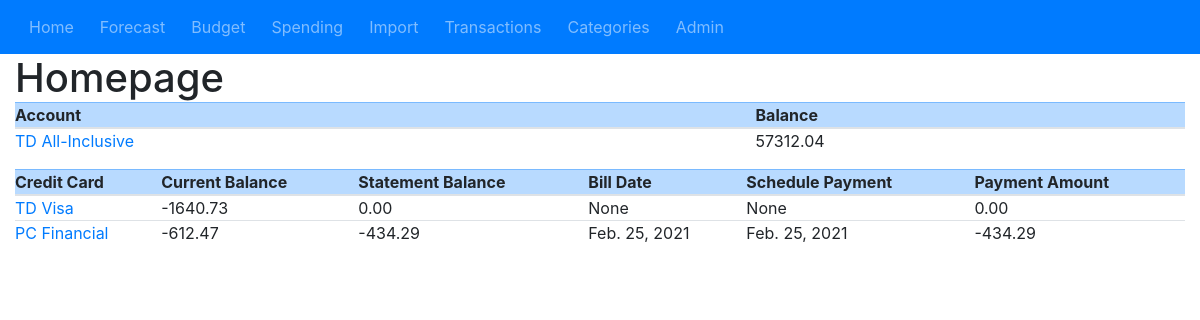
The page / on the database its author committed.
### account/models.py (models this page shows, shortened)
class Account(models.Model):
	name = models.CharField(max_length=50)
	balance = models.DecimalField(max_digits=8, decimal_places=2, blank=True)
	is_creditcard = models.BooleanField(default=False)

class CreditCard(models.Model):
	account = models.ForeignKey(Account, on_delete=models.CASCADE)
	statement_balance = models.DecimalField(max_digits=8, decimal_places=2, blank=True, null=True)
	bill_date = models.DateField(blank=True, null=True)
	payment_scheduled_date = models.DateField(blank=True, null=True)
	payment_scheduled_amount = models.DecimalField(max_digits=8, decimal_places=2, blank=True, null=True)

### account/views.py (the view)
# urls.py: path('', AccountView.as_view(), name='homepage-index'),
class AccountView(ListView):
    model = Account
    context_object_name = 'account_list'
    template_name = 'homepage.html'

### templates/homepage.html
{% extends "base.html" %}
{% block main_content %}
	<h1>Homepage</h1>
	<table class="table table-sm">
		<thead>
			<tr class="table-primary">
				<th scope="col">Account</th>
				<th scope="col">Balance</th>
			</tr>
		</thead>
		<tbody>
			{% for account in account_list %}
				{% if not account.is_creditcard %}
				<tr class>
					<td>
						<a class="nav-link" href="{% url 'account-update' account.pk %}">
						{{account.name}}</a>
					</td>
					<td>{{account.balance}}</td>
				</tr>
				{% endif %}
			{% endfor %}
		</tbody>
		<table class="table table-sm">
			<thead>
				<tr class="table-primary">
					<th scope="col">Credit Card</th>
					<th scope="col">Current Balance</th>
					<th scope="col">Statement Balance</th>
					<th scope="col">Bill Date</th>
					<th scope="col">Schedule Payment</th>
					<th scope="col">Payment Amount</th>
				</tr>
			</thead>
			<tbody>
				{% for account in account_list %}
					{% if account.is_creditcard %}
						{% for creditcard in account.creditcard_set.all %}
							<tr class>
								<td>
									<a class="nav-link" href="{% url 'creditcard-update' creditcard.pk %}">
									{{account.name}}</a>
								</td>
								<td>{{account.balance}}</td>
								<td>{{creditcard.statement_balance}}</td>
								<td>{{creditcard.bill_date}}</td>
								<td>{{creditcard.payment_scheduled_date}}</td>
								<td>{{creditcard.payment_scheduled_amount}}</td>
							</tr>
						{% endfor %}
					{% endif %}
				{% endfor %}
			</tbody>
{% endblock %}

### static/my.css (style rules this page uses)
tr td { padding: 0 !important; margin: 0 !important; }
th { padding: 0 !important; margin: 0 !important; }
a { padding: 0 !important; margin: 0 !important; }
h1 { padding: 0 !important; margin: 0 !important; }

### rows shown on the page
Account: name "TD All-Inclusive", balance "57312.04"
Account: name "TD Visa", balance "-1640.73"
CreditCard: statement_balance "0.00", bill_date "None", payment_scheduled_date "None", payment_scheduled_amount "0.00"
Account: name "PC Financial", balance "-612.47"
CreditCard: statement_balance "-434.29", bill_date "Feb. 25, 2021", payment_scheduled_date "Feb. 25, 2021", payment_scheduled_amount "-434.29"
